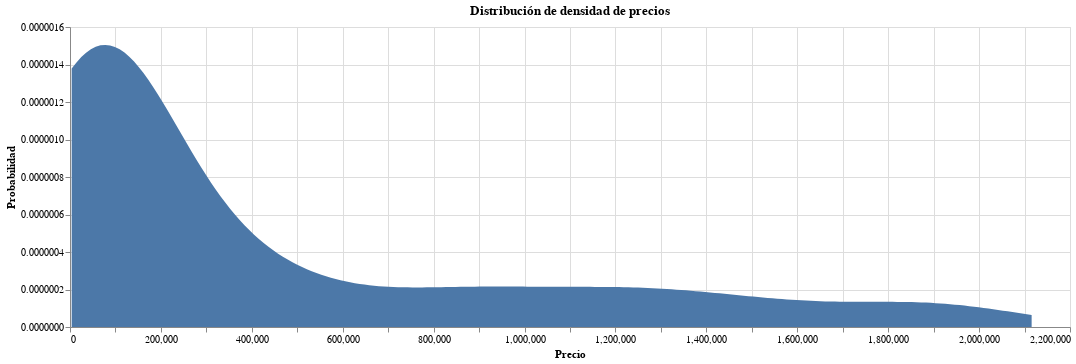

The notebook cell saved with this chart:
### Code cell
# price, density function
alt.Chart(source_contract).transform_density(
    'Contract_Total_Amount',
    as_=['Contract_Total_Amount', 'density'],
).mark_area().encode(
    alt.X("Contract_Total_Amount:Q", title="Precio"),
    alt.Y('density:Q', title="Probabilidad"),
    tooltip=['Contract_Total_Amount']
).properties(title="Distribución de densidad de precios",width=1000)

### Figure 1 — Vega-Lite specification as saved in the notebook (floating-point values rounded to 4 significant figures; data arrays with more than 128 entries replaced by an {"elided": "..."} marker saying what was removed)
{"config": {"view": {"continuousWidth": 300, "continuousHeight": 300}}, "data": {"name": "data-af796c996baa90d41027619486205939"}, "mark": {"type": "area"}, "encoding": {"tooltip": [{"field": "Contract_Total_Amount", "type": "quantitative"}], "x": {"field": "Contract_Total_Amount", "title": "Precio", "type": "quantitative"}, "y": {"field": "density", "title": "Probabilidad", "type": "quantitative"}}, "title": "Distribución de densidad de precios", "transform": [{"density": "Contract_Total_Amount", "as": ["Contract_Total_Amount", "density"]}], "width": 1000, "$schema": "https://vega.github.io/schema/vega-lite/v5.14.1.json", "datasets": {"data-af796c996baa90d41027619486205939": {"elided": "399 records"}}}
